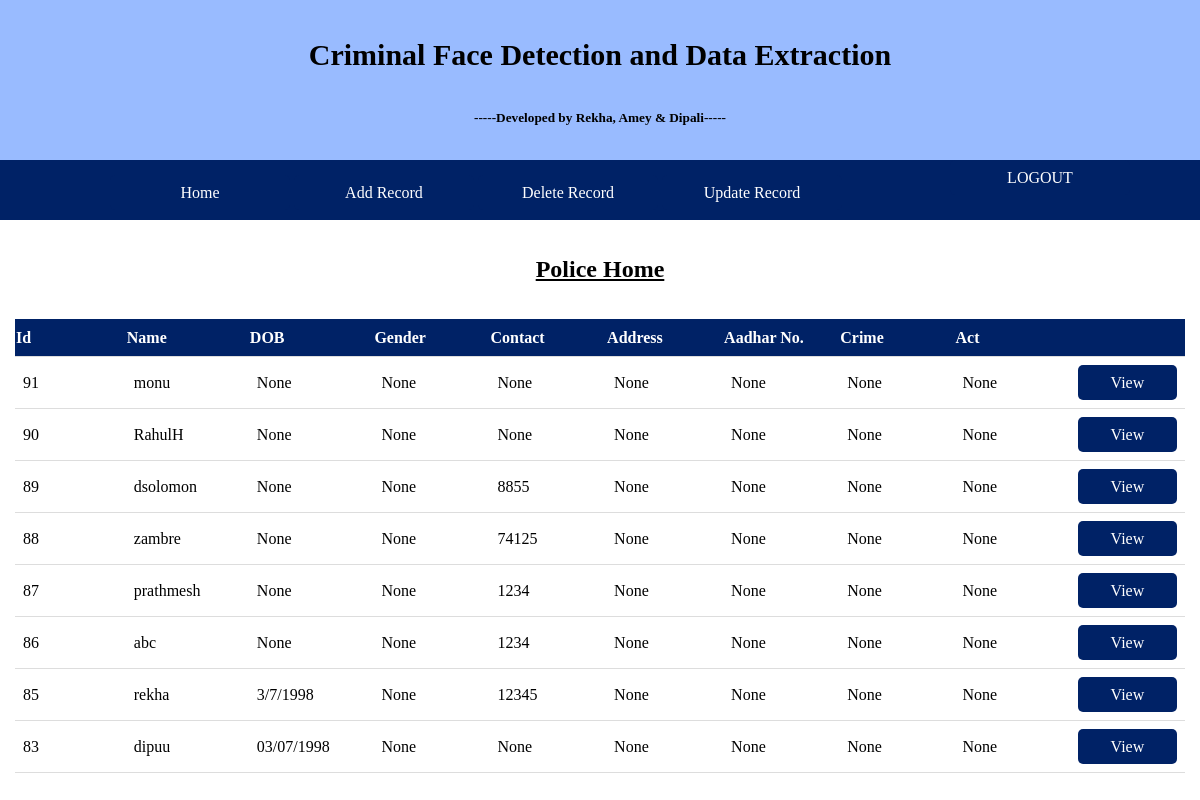
/police_home, run on the app's committed database.
### tables this page shows
CREATE TABLE "users" (
	`id`	INTEGER NOT NULL PRIMARY KEY AUTOINCREMENT UNIQUE,
	`name`	TEXT NOT NULL,
	`dob`	TEXT,
	`gender`	TEXT,
	`contact`	INTEGER,
	`address`	TEXT,
	`aadhar`	INTEGER,
	`crime`	TEXT,
	`act`	TEXT,
	`created`	INTEGER
);

### app.py (the view)
@app.route('/police_home')
def police_home():
    con = sqlite3.connect("database.db")
    con.row_factory = sqlite3.Row
    cur = con.cursor()
    cur.execute("select * from users ORDER BY id DESC")
    rows = cur.fetchall();
    return render_template("police_home.html", rows=rows)

### templates/police_home.html (shortened to what this page needs)
{% extends 'layout_police.html' %}
{% block content %}
<br><br>
    <h2>Police Home</h2>
    <br><br>
     <table>
         <thead>
            <th>Id</th>
            <th>Name</th>
            <th>DOB</th>
            <th>Gender</th>
            <th>Contact</th>
            <th>Address</th>
            <th>Aadhar No.</th>
            <th>Crime</th>
            <th>Act</th>
            <th></th>
         </thead>
         {% for row in rows %}
            <tr>
               <td>{{row["id"]}}</td>
               <td>{{row["name"]}}</td>
               <td> {{ row["dob"]}}</td>
               <td>{{row['gender']}}</td>
                <td>{{row["contact"]}}</td>
               <td>{{row["address"]}}</td>
               <td> {{ row["aadhar"]}}</td>
               <td>{{row['crime']}}</td>
                <td>{{row["act"]}}</td>
                <td><a href="/view/{{ row['id'] }}">View</a></td>
            </tr>
         {% endfor %}
      </table>
    <br><br><br><br>
{% endblock %}

### templates/layout_police.html (style rules this page uses)
* { margin:0; }

### templates/police_home.html (style rules this page uses)
h2 { text-align:center; text-decoration:underline; }
table { border-collapse: collapse; margin-left:15px; margin-right:15px; }
tr, td { border-bottom: 1px solid #ddd; text-align: left; padding: 8px; width:120px; }
td { height:30px; }
th { width:120px; background-color: #002266; color: white; height:35px; text-decoration:bold; }
a { display:block; color:white; text-decoration:none; height:35px; line-height:35px; border-radius:5px; text-align:center; background-color: #002266; }

### data on the page
users: id "91", name "monu", dob "None", gender "None", contact "None", address "None", aadhar "None", crime "None", act "None"
users: id "90", name "RahulH", dob "None", gender "None", contact "None", address "None", aadhar "None", crime "None", act "None"
users: id "89", name "dsolomon", dob "None", gender "None", contact "8855", address "None", aadhar "None", crime "None", act "None"
users: id "88", name "zambre", dob "None", gender "None", contact "74125", address "None", aadhar "None", crime "None", act "None"
users: id "87", name "prathmesh", dob "None", gender "None", contact "1234", address "None", aadhar "None", crime "None", act "None"
users: id "86", name "abc", dob "None", gender "None", contact "1234", address "None", aadhar "None", crime "None", act "None"
users: id "85", name "rekha", dob "3/7/1998", gender "None", contact "12345", address "None", aadhar "None", crime "None", act "None"
users: id "83", name "dipuu", dob "03/07/1998", gender "None", contact "None", address "None", aadhar "None", crime "None", act "None"
